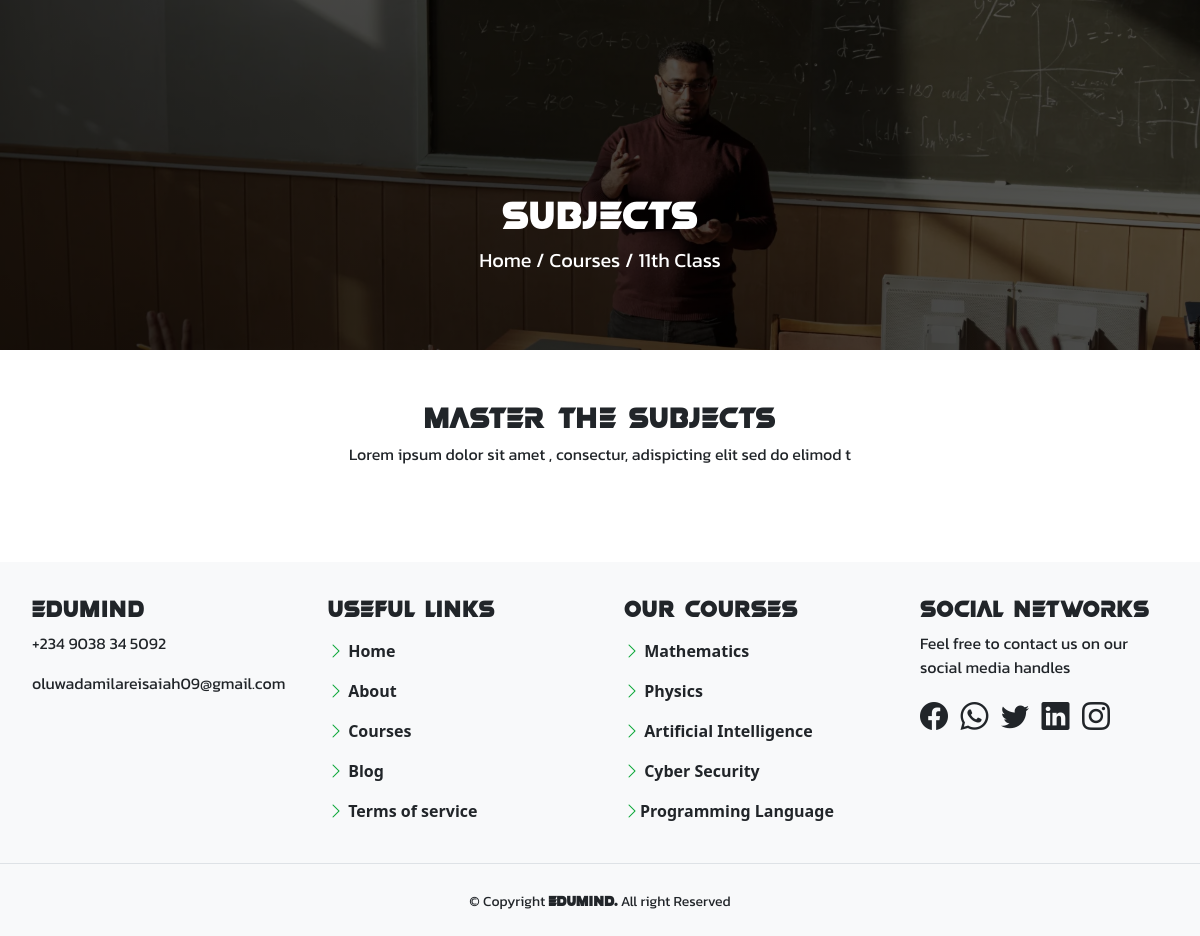
Page /curriculum/11th-class/ on the committed database.
### curriculum/models.py (models this page shows, shortened)
class Standard(models.Model):
    name = models.CharField(max_length=100, unique=True)
    slug = models.SlugField(null=True, blank=True)
    description = models. TextField(max_length=500, blank=True)
    def __str__(self):
        return self.name

### curriculum/views.py (the view)
# urls.py: path('<slug:slug>/', views.SubjectListView.as_view(), name='subject_list'),
class SubjectListView(DetailView):
    context_object_name = 'standards'
    model = Standard
    template_name = 'curriculum/subject_list_view.html'

### curriculum/templates/curriculum/subject_list_view.html (shortened to what this page needs)
{% extends 'base.html' %}
{% load static %}
{% block main %}
<link rel="stylesheet" href="{% static '/css/details.css' %}">
<section id="back">
    <article class="lower-div">
        <h1 class="text-white" style="font-family: var(--head);">Subjects</h1>
        <p class="text-white fs-5" style="font-family: 'Kanit', sans-serif;">
            <span><a href="{% url 'index' %}" class="text-decoration-none text-white">Home</a></span> / <span><a href="{% url 'curriculum:standard_list' %}" class="text-decoration-none text-white">Courses</a></span> / <span>{{standards}}</span>
        </p>
    </article>
</section>
<div class="d-flex my-5 align-items-center  flex-column justify-content-center">
    <h1 style="font-family: var(--head); font-size: var(--sect);">Master The Subjects</h1>
    <p style="font-family: 'Kanit', sans-serif;">{{standards.description}}</p>
</div>
{% include 'footer.html' %}
{% endblock %}

### static/css/details.css (style rules this page uses)
* { margin: 0px; padding: 0px; }
#back { background-image: linear-gradient(30deg, rgba(0, 0, 0, 0.812), rgba(0, 0, 0, 0.631)), url(../img/we.webp); height: 350px; background-repeat: no-repeat; background-size: cover; }
.lower-div { height: 480px; display: flex; justify-content: center; align-items: center; width: 90%; margin: auto; flex-direction: column; }
:root { --head: myfont; --back: #07a634; --sect: 30px; --p: fonts; }

### rows in the picture
Standard: name "11th Class", description "Lorem ipsum dolor sit amet , consectur, adispicting elit sed do elimod t"
